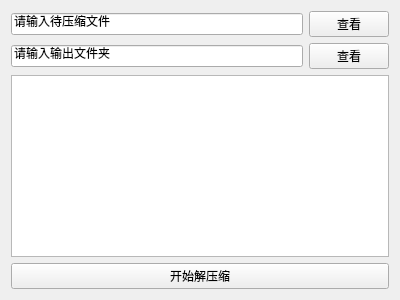
<?xml version="1.0" encoding="UTF-8"?>
<ui version="4.0">
 <class>MainWindow</class>
 <widget class="QMainWindow" name="MainWindow">
  <property name="geometry">
   <rect>
    <x>0</x>
    <y>0</y>
    <width>400</width>
    <height>300</height>
   </rect>
  </property>
  <property name="windowTitle">
   <string>MainWindow</string>
  </property>
  <widget class="QWidget" name="centralWidget">
   <layout class="QVBoxLayout" name="verticalLayout">
    <item>
     <layout class="QHBoxLayout" name="horizontalLayout">
      <item>
       <widget class="QLineEdit" name="lineEdit">
        <property name="text">
         <string>请输入待压缩文件</string>
        </property>
       </widget>
      </item>
      <item>
       <widget class="QPushButton" name="pushButton">
        <property name="text">
         <string>查看</string>
        </property>
       </widget>
      </item>
     </layout>
    </item>
    <item>
     <layout class="QHBoxLayout" name="horizontalLayout_2">
      <item>
       <widget class="QLineEdit" name="lineEdit_2">
        <property name="text">
         <string>请输入输出文件夹</string>
        </property>
       </widget>
      </item>
      <item>
       <widget class="QPushButton" name="pushButton_2">
        <property name="text">
         <string>查看</string>
        </property>
       </widget>
      </item>
     </layout>
    </item>
    <item>
     <widget class="QTextBrowser" name="textBrowser"/>
    </item>
    <item>
     <widget class="QPushButton" name="pushButton_3">
      <property name="text">
       <string>开始解压缩</string>
      </property>
     </widget>
    </item>
   </layout>
  </widget>
 </widget>
 <layoutdefault spacing="6" margin="11"/>
 <resources/>
 <connections/>
</ui>
